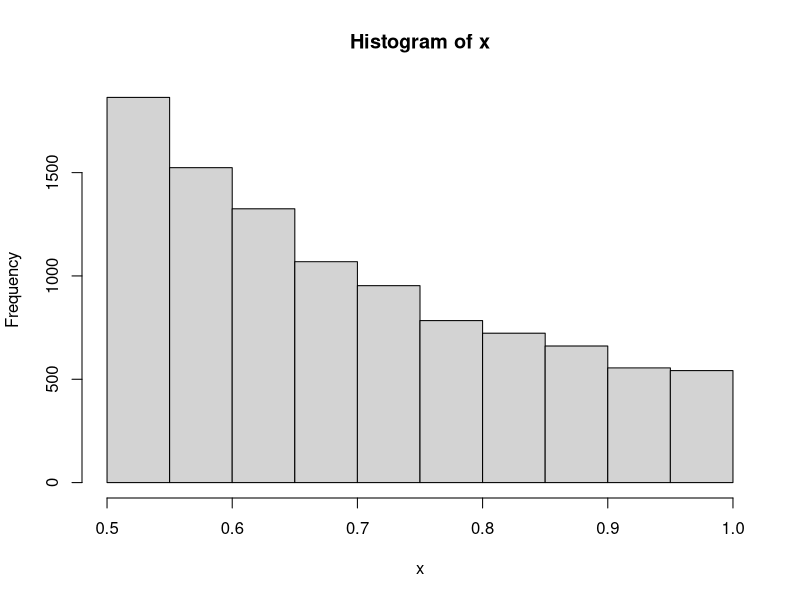
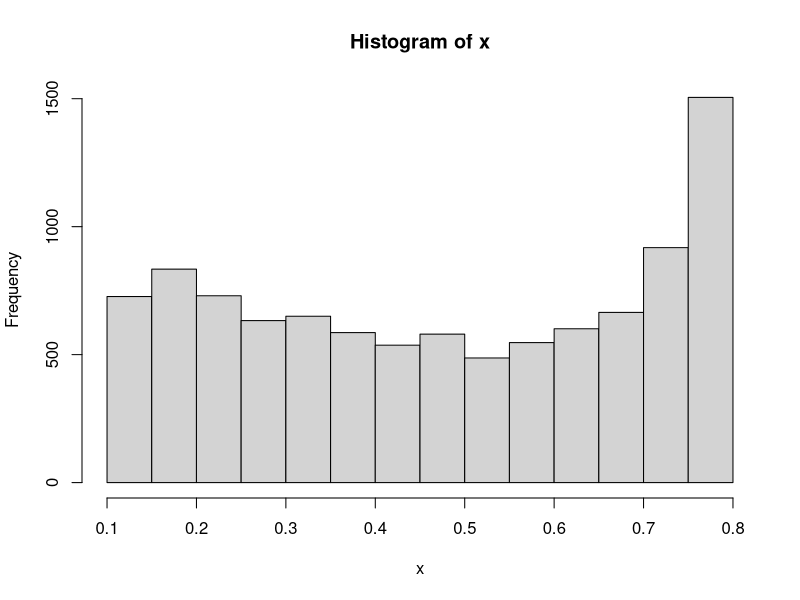

R code for these plots, in order: (Note: this script raises an error after producing the figures.)
#4.8.2
n <- 10000
u <- runif(n)
x <- 1/(1+u)
hist(x)
xbar <- mean(u)
xbar #estimate value of log(2)
#checking answer
log(2)

#95% Confidence Interval
std.error <- 1.96 * sd(x) / sqrt(n)
std.error
CI.95 <- c(xbar - std.error, xbar + std.error)
names(CI.95) <- c("Lower Limit", "Upper Limit")
CI.95

#4.8.3
n <- 10000
u <- runif(n, 0, 1.96)
x <- 1.96*(1/sqrt(2*pi)) * exp((-1/2)*(u^2))
hist(x)
xbar <- mean(x)
xbar

  qqa#95% Confidence Interval
std.error <- 1.96 * sd(x) / sqrt(n)
std.error
CI.95 <- c(xbar - std.error, xbar + std.error)
names(CI.95) <- c("Lower Limit", "Upper Limit")
CI.95


#4.8.18
#doing simulation of 10,000 from U(0,1) for beta values of 1 to 10
my_MonteCarlo <- function(beta, n=10000){
  u <- runif(n, 0, 1)
  x <- u ^ (1/beta )
  mean(x)
}
beta <- 1:10
predicted_Value <- rep(NA, 10)
for(i in beta){
  predicted_Value[i] <- my_MonteCarlo(i)
}
predicted_Value
plot(beta, predicted_Value)



#example 